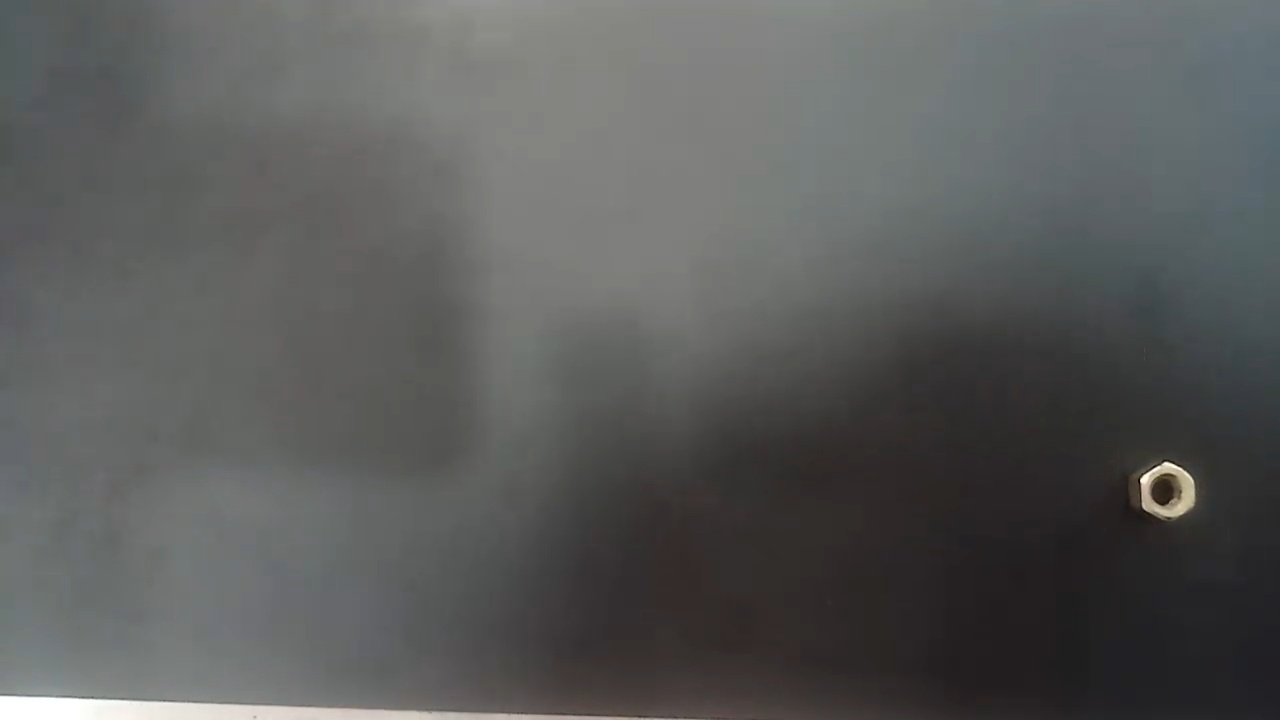
#> input picture captured_images/image_0.jpg, 1280 x 720 px, given in place of the camera
$ python Size.py
#> lines starting #> are read from the running program, lines starting #| are printed output that depends on the picture
import cv2
import numpy as np
import time
import json
import os

SIZE_CONFIG_FILE = "size_config.json"

def load_calibration_config():
    """Load calibration value from JSON file if available"""
    if os.path.exists(SIZE_CONFIG_FILE):
        try:
            with open(SIZE_CONFIG_FILE, "r") as f:
                config = json.load(f)
            print(f"Loaded calibration value from {SIZE_CONFIG_FILE}")
            return config.get("pixels_per_mm", 10.0)
        except Exception as e:
            print(f"Error loading calibration config: {e}")
    return 10.0  # Default fallback

def save_calibration_config(pixels_per_mm):
    """Save the calibration value to a JSON file"""
    config = {"pixels_per_mm": pixels_per_mm}
    try:
        with open(SIZE_CONFIG_FILE, "w") as f:
            json.dump(config, f)
        print(f"Calibration value saved to {SIZE_CONFIG_FILE}: {pixels_per_mm}")
    except Exception as e:
        print(f"Error saving calibration config: {e}")

def enhance_image(img):
    """Pre-process the image to better detect edges"""
    # Convert to grayscale
    gray = cv2.cvtColor(img, cv2.COLOR_BGR2GRAY)

    # Apply CLAHE for better contrast
    clahe = cv2.createCLAHE(clipLimit=2.0, tileGridSize=(8, 8))
    enhanced = clahe.apply(gray)

    # Apply blur to reduce noise
    blurred = cv2.GaussianBlur(enhanced, (5, 5), 0)

    return blurred

def calculate_size(img, bbox, pixels_per_mm=None):
    # If no calibration value is provided, load it from the JSON file
    if pixels_per_mm is None:
        from os import path
        if path.exists(SIZE_CONFIG_FILE):
            pixels_per_mm = load_calibration_config()
        else:
            pixels_per_mm = 10.0  # Fallback if no JSON file exists

    x1, y1, x2, y2 = [int(coord) for coord in bbox[:4]]

    # Extract the region of interest
    roi = img[y1:y2, x1:x2]
    if roi.size == 0:  # Check if ROI is empty
        return 0, 0

    # Process the ROI for edge detection
    processed = enhance_image(roi)

    # Calculate dimensions in pixels
    height_px = y2 - y1
    width_px = x2 - x1

    # Convert to mm using the calibration value
    width_mm = width_px / pixels_per_mm
    height_mm = height_px / pixels_per_mm

    return width_mm, height_mm

def calibrate_system(cap, known_size_mm=150.0):
    """Calibrate using a reference object of known size in millimeters"""
#> called with known_size_mm = 150
    print("CALIBRATION MODE: Place a reference object of exactly", known_size_mm, "mm width")
    print("Press 'c' to capture calibration image or 'q' to skip calibration")

    pixels_per_mm = 10.0  # Default fallback value

    while True:
        ret, frame = cap.read()
#> frame is the input picture: shape (720, 1280, 3); mean B, G, R 90.6, 91.3, 90.3
        if not ret:
            break

        # Draw calibration guide
        height, width = frame.shape[:2]
#> height = 720; width = 1280
        cv2.putText(frame, "Place reference object and press 'c'", (30, 30),
                    cv2.FONT_HERSHEY_SIMPLEX, 0.8, (0, 0, 255), 2)
        cv2.imshow('Calibration', frame)

        key = cv2.waitKey(1)
#> (key q is pressed here)
        if key == ord('c'):  # Capture calibration image
            print("Click and drag to measure reference object")
            temp_frame = frame.copy()
            ref_points = []

            def mouse_callback(event, x, y, flags, param):
                nonlocal temp_frame, ref_points, pixels_per_mm
                if event == cv2.EVENT_LBUTTONDOWN:
                    ref_points = [(x, y)]
                    temp_frame = frame.copy()
                elif event == cv2.EVENT_MOUSEMOVE and flags == cv2.EVENT_FLAG_LBUTTON and ref_points:
                    temp_frame = frame.copy()
                    cv2.line(temp_frame, ref_points[0], (x, y), (0, 255, 0), 2)
                elif event == cv2.EVENT_LBUTTONUP and ref_points:
                    ref_points.append((x, y))
                    cv2.line(temp_frame, ref_points[0], ref_points[1], (0, 255, 0), 2)

                    # Calculate the pixel distance
                    distance_px = np.sqrt((ref_points[1][0] - ref_points[0][0])**2 +
                                          (ref_points[1][1] - ref_points[0][1])**2)

                    if distance_px > 0:
                        pixels_per_mm = distance_px / known_size_mm
                        cv2.putText(temp_frame, f"Calibration: {pixels_per_mm:.2f} px/mm",
                                    (30, 60), cv2.FONT_HERSHEY_SIMPLEX, 0.8, (0, 255, 0), 2)

            cv2.setMouseCallback('Calibration', mouse_callback)

            # Wait for user to complete the measurement or press 'q' to skip
            while len(ref_points) < 2:
                cv2.imshow('Calibration', temp_frame)
                if cv2.waitKey(1) == ord('q'):
                    # User chose to skip; load saved calibration value if available
                    pixels_per_mm = load_calibration_config()
                    break

            if len(ref_points) == 2:
                distance_px = np.sqrt((ref_points[1][0] - ref_points[0][0])**2 +
                                      (ref_points[1][1] - ref_points[0][1])**2)
                pixels_per_mm = distance_px / known_size_mm
                print(f"System calibrated: {pixels_per_mm:.2f} pixels per mm")
                cv2.putText(temp_frame, f"Calibration: {pixels_per_mm:.2f} px/mm",
                            (30, 60), cv2.FONT_HERSHEY_SIMPLEX, 0.8, (0, 255, 0), 2)
                cv2.imshow('Calibration', temp_frame)
                cv2.waitKey(2000)  # Show calibration result for 2 seconds
                save_calibration_config(pixels_per_mm)
                break

        elif key == ord('q'):
            # User pressed 'q' to skip calibration; load value from JSON if available
            pixels_per_mm = load_calibration_config()
#> (reads size_config.json from the repository)
            break

    cv2.destroyWindow('Calibration')
    return pixels_per_mm

# For standalone testing of the sizing module
if __name__ == "__main__":
    cap = cv2.VideoCapture(0)
    if not cap.isOpened():
        print("Error: Could not open webcam.")
        exit()

    # Calibrate (this will save the value to the JSON file)
    pixels_per_mm = calibrate_system(cap)
    print(f"Using calibration value: {pixels_per_mm:.2f} pixels per mm")

    # Test measurements with manual bounding boxes
    while True:
        ret, frame = cap.read()
        if not ret:
            break

        height, width = frame.shape[:2]
#> height = 720; width = 1280
        # Create a test bounding box in the center (for demonstration)
        center_x, center_y = width // 2, height // 2
#> center_x = 640; center_y = 360
        box_width, box_height = width // 4, height // 4
#> box_width = 320; box_height = 180
        bbox = [center_x - box_width//2, center_y - box_height//2,
                center_x + box_width//2, center_y + box_height//2]
#> bbox = [480, 270, 800, 450]

        # Draw the test bounding box
        cv2.rectangle(frame, (bbox[0], bbox[1]), (bbox[2], bbox[3]), (0, 255, 0), 2)
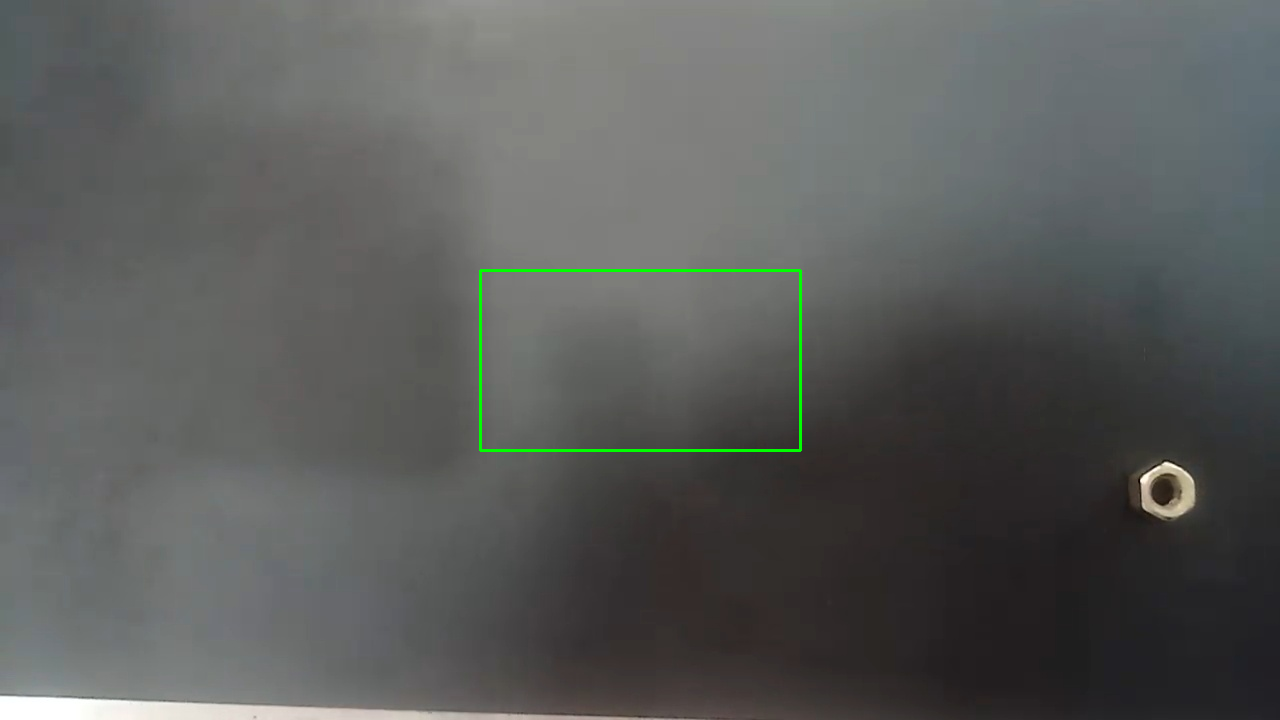
#> frame: shape (720, 1280, 3); mean B, G, R 90.3, 91.8, 89.9

        # Calculate and display size
        obj_width, obj_height = calculate_size(frame, bbox, pixels_per_mm)
#> in calculate_size, `roi = img[y1:y2, x1:x2]`:
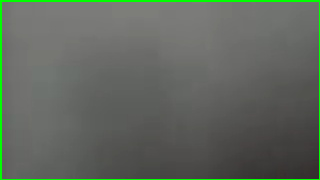
#> roi: shape (180, 320, 3); mean B, G, R 93.9, 102.9, 95.8
#> in enhance_image, `gray = cv2.cvtColor(img, cv2.COLOR_BGR2GRAY)`:
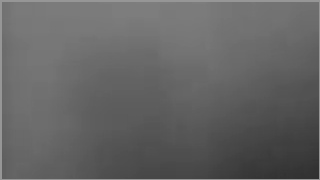
#> gray: shape (180, 320); min 48, max 150, mean 99.8
#> obj_width = 108.3; obj_height = 60.91
        label = f"Size: {obj_width:.1f}x{obj_height:.1f}mm"
#> label = 'Size: 108.3x60.9mm'
        cv2.putText(frame, label, (bbox[0], bbox[1] - 10),
                    cv2.FONT_HERSHEY_SIMPLEX, 0.7, (0, 255, 0), 2)
        cv2.putText(frame, f"Calibration: {pixels_per_mm:.2f} px/mm", (10, 30),
                    cv2.FONT_HERSHEY_SIMPLEX, 0.6, (255, 0, 0), 2)
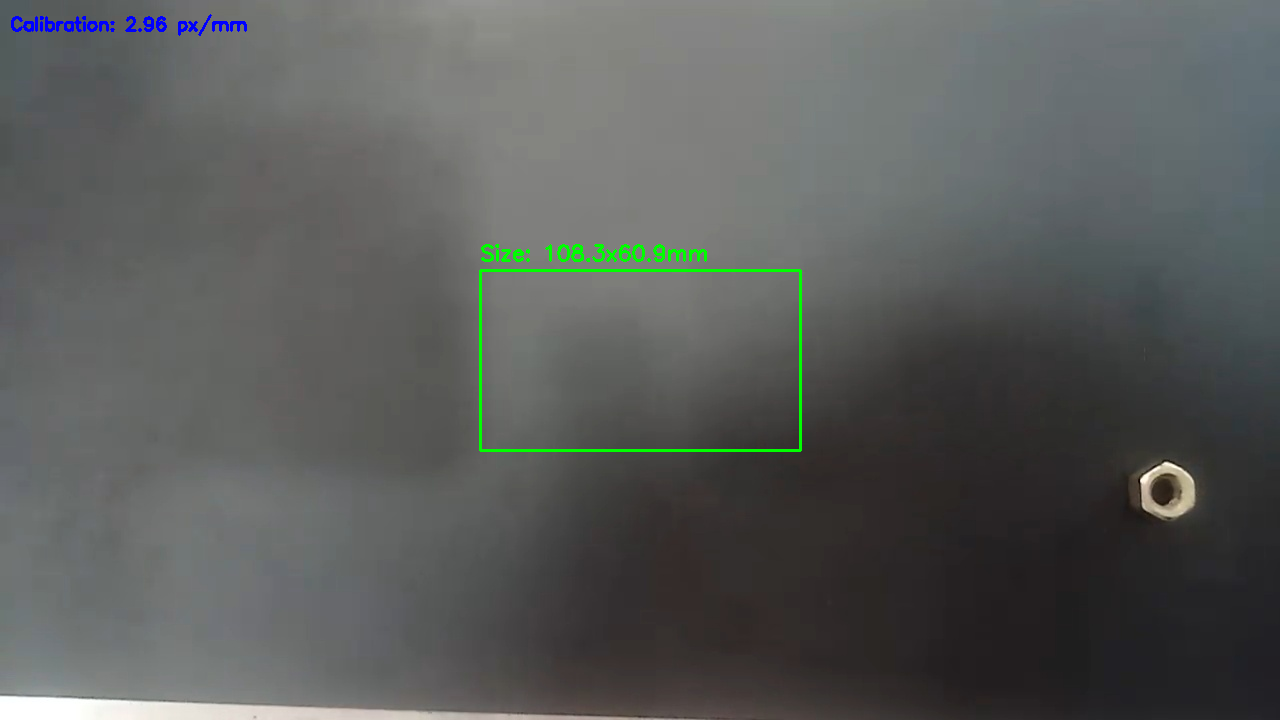
#> frame: shape (720, 1280, 3); mean B, G, R 90.3, 91.9, 89.6
        cv2.imshow("Size Measurement Test", frame)

        key = cv2.waitKey(1) & 0xFF
#> (key q is pressed here)
        if key == ord('q'):
            break
        elif key == ord('c'):
            pixels_per_mm = calibrate_system(cap)

    cap.release()
    cv2.destroyAllWindows()

    abs_path = os.path.abspath(SIZE_CONFIG_FILE)
    print("Looking for calibration file at:", abs_path)
